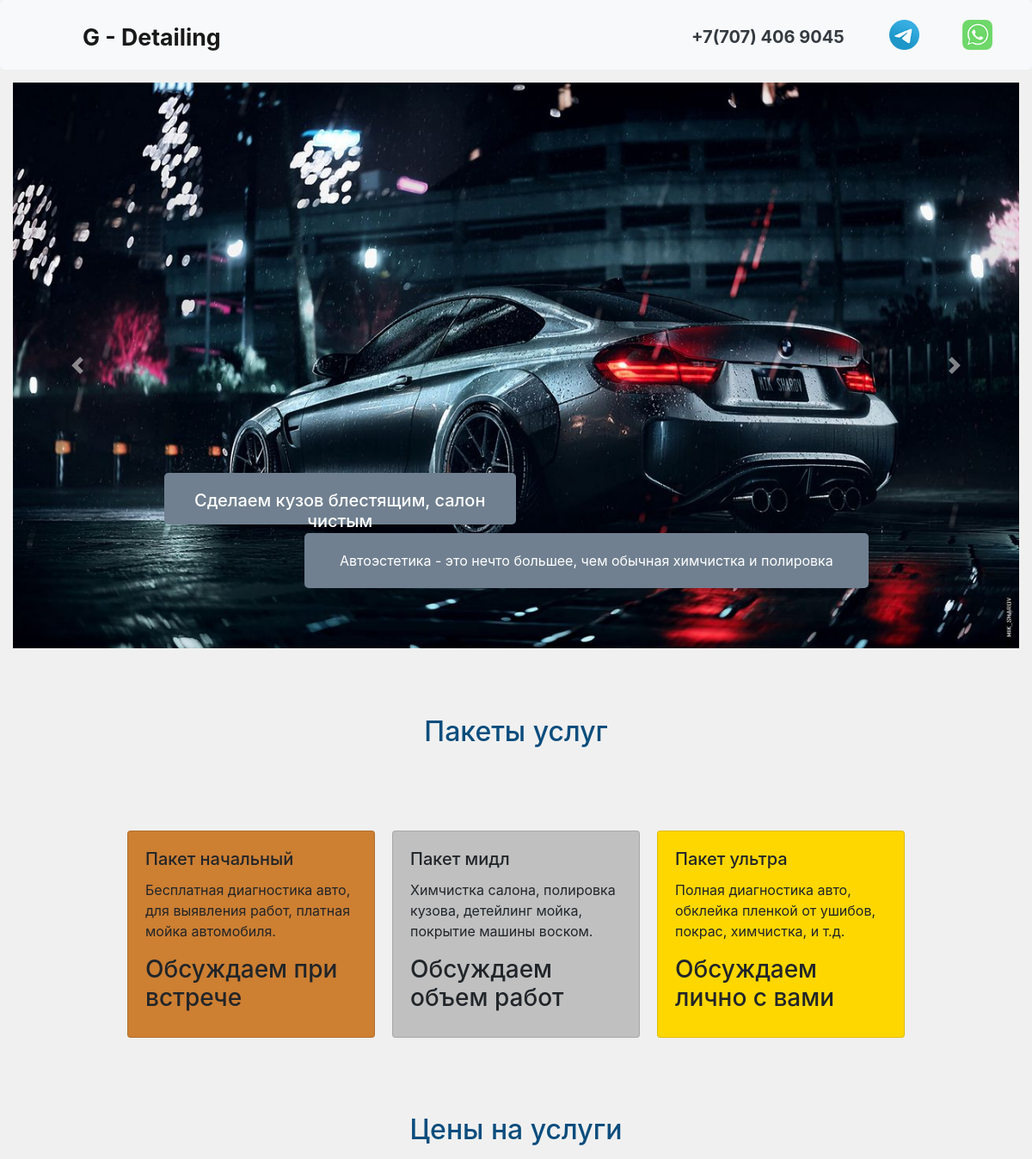
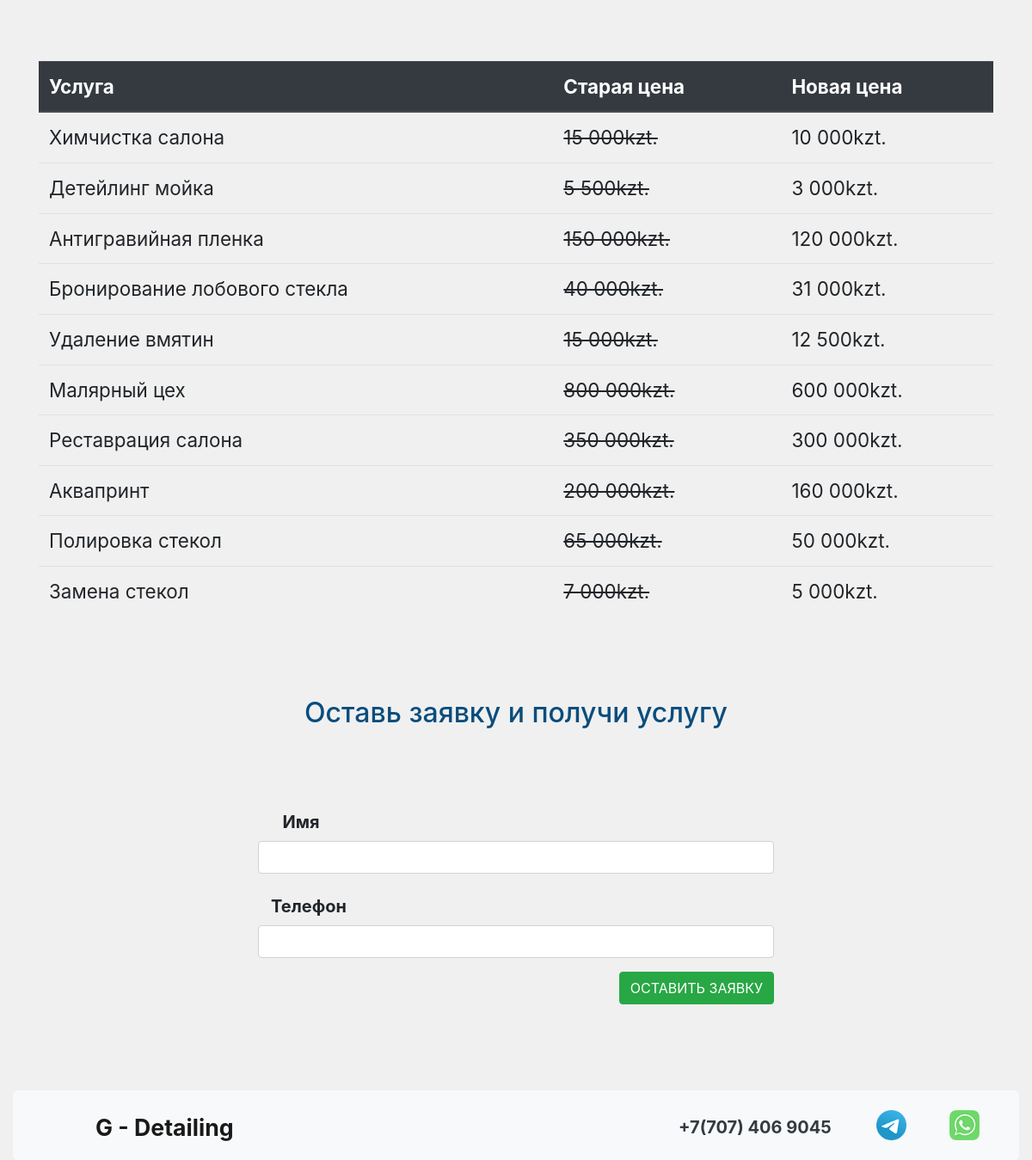
The page / on the database its author committed (2 pictures, top to bottom).
### cms/models.py (models this page shows, shortened)
class CmsSlider(models.Model):
    cms_img = models.ImageField(upload_to='sliderimg/')
    cms_title = models.CharField(max_length=200, verbose_name='Заголовок')
    cms_text = models.CharField(max_length=200, verbose_name='Текст')
    cms_css = models.CharField(max_length=200, null=True, default='-', verbose_name='css class')
    class Meta:
        verbose_name = 'Слайд'
        verbose_name_plural = 'Слайды'

### price/models.py (models this page shows, shortened)
class PriceCard(models.Model):
    pc_value = models.CharField(max_length=25, verbose_name='Цена')
    pc_desc = models.CharField(max_length=100, verbose_name='Описание')
    def __str__(self):
        return self.pc_value
    class Meta:
        verbose_name = 'Цены'
        verbose_name_plural = 'Цены'

class PriceTable(models.Model):
    pt_title = models.CharField(max_length=200, verbose_name='Услуга')
    pt_old_price = models.CharField(max_length=200, verbose_name='Старая цена')
    pt_new_price = models.CharField(max_length=200, verbose_name='Новая цена')
    class Meta:
        verbose_name = 'Услугу'
        verbose_name_plural = 'Услуги'

### course_crm/views.py (the view)
# urls.py: path('', views.first_page),
def first_page(request):
    slider_list = CmsSlider.objects.all()
    pc_1 = PriceCard.objects.get(pk=1)
    pc_2 = PriceCard.objects.get(pk=2)
    pc_3 = PriceCard.objects.get(pk=3)
    price_table = PriceTable.objects.all()
    form = OrderForm()
    dict_obj = { 'slider_list': slider_list,
                 'pc_1': pc_1,
                 'pc_2': pc_2,
                 'pc_3': pc_3,
                 'price_table': price_table,
                 'form': form,
                 }
    return render(request, './index.html', dict_obj)

### course_crm/forms.py
class OrderForm(forms.Form):
    name = forms.CharField(max_length=200, widget=forms.TextInput(attrs={'class': 'form-control'}))
    phone = forms.CharField(max_length=200, widget=forms.TextInput(attrs={'class': 'form-control'}))
    service = forms.CharField(max_length=200, widget=forms.TextInput(attrs={'class': 'form-control'}))

### templates/index.html (shortened to what this page needs)
{% extends 'base.html' %}
{% load static %}
{% block index %}
{% include 'carousel.html' %}
{% include 'price.html' %}
  	<section>
  		<div class="container class_form">
  			<h1 class="text-3">Оставь заявку и получи услугу</h1>
  			<div class="row justify-content-center">
  			<form action="{% url 'thanks_page' %}" method="POST" style="width: 50%;">
			  <div class="form-group row">
			    <label style="font-size: 15pt" for="inputEmail3" class="col-sm-2 col-form-label"><b>Имя</b></label><br>
			      {{ form.name }}
			  </div>
			  <div class="form-group row">
			    <label style="font-size: 15pt" for="inputEmail3" class="col-sm-2 col-form-label"><b>Телефон</b></label><br>
				  {{ form.phone }}
			  </div>
			  <div style="float: right;" class="form-group row">
			      <button type="submit" class="btn btn-success">ОСТАВИТЬ ЗАЯВКУ</button>
			  </div>
			</form>
			</div>
  		</div>
  	</section>
{% endblock %}

### templates/base.html (shortened to what this page needs)
{% load static %}
<!doctype html>
<html lang="ru">
  <head>
    <link href="{% static 'external.css' %}" rel="stylesheet">
    <link rel="stylesheet" href="https://cdn.jsdelivr.net/npm/bootstrap@4.5.3/dist/css/bootstrap.min.css">
  </head>
  <body style="background-color: #f0f0f0;">
	<nav style="border-radius: 5px; max-width: 1350px; background-color: #fff;" class="navbar navbar-light bg-light container">
	  <a class="navbar-brand logo-top" href="/">
	    <label style="font-size: 20pt"><b>G - Detailing</b></label>
	  </a>
	  <div class="contact-top">
                <a class="whatsapp-number" href="https://web.whatsapp.com/"></a>
                <a class="telegram-number" href="https://t.me/"></a>
              <a class="phone-number text-dark" href="tel:+74957777777"><label style="font-size: 15pt"><b>+7(707) 406 9045</b></label></a>
      </div>
	</nav>
{% block index %}
{% endblock %}
<footer>
  		<div style="max-width: 1350px;" class="container">
  			<nav style="border-radius: 5px; max-width: 1350px;" class="navbar navbar-light bg-light container">
			    <a class="navbar-brand logo-top" href="/">
			    	<label style="font-size: 20pt"><b>G - Detailing</b></label>
			    </a>
	  		<div class="contact-top">
                <a class="whatsapp-number" href="https://web.whatsapp.com/"></a>
                <a class="telegram-number" href="https://t.me/"></a>
              <a class="phone-number text-dark" href="tel:+74957777777"><label style="font-size: 15pt"><b>+7(707) 406 9045</b></label></a>
      		</div>
			</nav>
  		</div>
  	    </footer>
  </body>
</html>

### templates/carousel.html (shortened to what this page needs)
{% load static %}
 <section>
  		<div style="max-width: 1300px; margin-top: 15px;" id="carouselExampleCaptions" class="carousel slide container" data-ride="carousel">
		  <div class="carousel-inner">
			{% for slide in slider_list %}
		    <div class="carousel-item {{ slide.cms_css }}">
		      <img src="{{ slide.cms_img.url }}" class="d-block w-100"  alt="...">
		      <div class="carousel-caption d-none d-md-block">
		        <h5 style="border-radius: 5px; background-color: #708090; opacity: 1;" class="slaider_h">{{ slide.cms_title }}</h5>
		        <p style="border-radius: 5px; background-color: #708090; opacity: 1;" class="slaider_p">{{ slide.cms_text }}</p>
		      </div>
		    </div>
		    {% endfor %}
		  </div>
		  <a class="carousel-control-prev" href="#carouselExampleCaptions" role="button" data-slide="prev">
		    <span class="carousel-control-prev-icon" aria-hidden="true"></span>
		  </a>
		  <a class="carousel-control-next" href="#carouselExampleCaptions" role="button" data-slide="next">
		    <span class="carousel-control-next-icon" aria-hidden="true"></span>
		  </a>
		</div>
  	</section>

### templates/price.html
  	<section>
  		<div class="container">
  			<h1 class="text-3">Пакеты услуг</h1>
  			<div class="row justify-content-center">
  				<div class="card product_card" style="width: 18rem; background-color: #cd7f32;">
				  <div class="card-body">
					  <h5 class="card-title">Пакет начальный</h5>
				    <p class="card-text">Бесплатная диагностика авто, для выявления работ, платная мойка автомобиля.</p>
						<h3>{{ pc_1	}}</h3>
					  </div>
				</div>
				<div class="card product_card" style="width: 18rem; background-color: #c0c0c0;">
				  <div class="card-body">
				    <h5 class="card-title">Пакет мидл</h5>
				    <p class="card-text">Химчистка салона, полировка кузова, детейлинг мойка, покрытие машины воском.</p>
				    <h3>{{ pc_2	}}</h3>
				  </div>
				</div>
				<div class="card product_card" style="width: 18rem; background-color: #ffd700;">
				  <div class="card-body">
				    <h5 class="card-title">Пакет ультра</h5>
				    <p class="card-text">Полная диагностика авто, обклейка пленкой от ушибов, покрас, химчистка, и т.д.</p>
				    <h3>{{ pc_3	}}</h3>
				  </div>
				</div>
  			</div>
  		</div>
  	</section>
  	<section>
  		<div class="container">
  			<h1 class="text-3">Цены на услуги</h1>
  			<table class="table table_one">
			  <thead class="thead-dark">
			    <tr >
			      <th scope="col">Услуга</th>
			      <th scope="col">Старая цена</th>
			      <th scope="col">Новая цена</th>
			    </tr>
			  </thead>
			  <tbody>
			  {% for obj in price_table %}
			    <tr>
			      <td>{{ obj.pt_title }}</td>
			      <td><del>{{ obj.pt_old_price }}</del></td>
			      <td>{{ obj.pt_new_price }}</td>
			    </tr>
			  {% endfor %}
			  </tbody>
			</table>
  		</div>
  	</section>

### course_work/static/external.css (style rules this page uses)
html, body { scrollbar-color: #458245 #714826; scrollbar-width: thin; }
.logo-top { width: 100px; height: 40px; float: left; margin: 0px 0px 5px 80px; }
.phone-number { width: 200px; height: 40px; float: right; margin: 20px 10px 5px 20px; }
.whatsapp-number { width: 35px; height: 35px; float: right; margin: 15px 30px 5px 20px; background: url(./img/wa-image-color.png) no-repeat center top / cover; transition: 0.5s ease-in-out; }
.telegram-number { width: 35px; height: 35px; float: right; margin: 15px 30px 5px 20px; background: url(./img/tg-image-color.png) no-repeat center top / cover; transition: 0.5s ease-in-out; }
.slaider_h { height: 60px; width: 50%; margin: 30px 0px 10px 0px; padding-top: 20px; background-color: rgba(10, 77, 125, 0.5); text-align: center; }
.slaider_p { height: 100%; width: 80%; float: right; margin: 0px 0px 30px 0px; padding-top: 20px; padding-bottom: 20px; background-color: rgba(10, 77, 125, 0.5); text-align: center; }
.text-3 { color: rgb(10, 77, 125); font-size: 2em; text-align: center; padding-top: 7%; padding-bottom: 7%; }
.product_card { margin: 10px; }
.table_one { font-size: 1.4em; }
.class_form { text-align: center; padding-bottom: 7%; }

### rows shown on the page
CmsSlider: cms_img (picture), cms_title "Сделаем кузов блестящим, салон чистым", cms_text "Автоэстетика - это нечто большее, чем обычная химчистка и полировка"
PriceCard: pc_value "Обсуждаем при встрече"
PriceCard: pc_value "Обсуждаем объем работ"
PriceCard: pc_value "Обсуждаем лично с вами"
PriceTable: pt_title "Химчистка салона", pt_old_price "15 000kzt.", pt_new_price "10 000kzt."
PriceTable: pt_title "Детейлинг мойка", pt_old_price "5 500kzt.", pt_new_price "3 000kzt."
PriceTable: pt_title "Антигравийная пленка", pt_old_price "150 000kzt.", pt_new_price "120 000kzt."
PriceTable: pt_title "Бронирование лобового стекла", pt_old_price "40 000kzt.", pt_new_price "31 000kzt."
PriceTable: pt_title "Удаление вмятин", pt_old_price "15 000kzt.", pt_new_price "12 500kzt."
PriceTable: pt_title "Малярный цех", pt_old_price "800 000kzt.", pt_new_price "600 000kzt."
PriceTable: pt_title "Реставрация салона", pt_old_price "350 000kzt.", pt_new_price "300 000kzt."
PriceTable: pt_title "Аквапринт", pt_old_price "200 000kzt.", pt_new_price "160 000kzt."
PriceTable: pt_title "Полировка стекол", pt_old_price "65 000kzt.", pt_new_price "50 000kzt."
PriceTable: pt_title "Замена стекол", pt_old_price "7 000kzt.", pt_new_price "5 000kzt."
